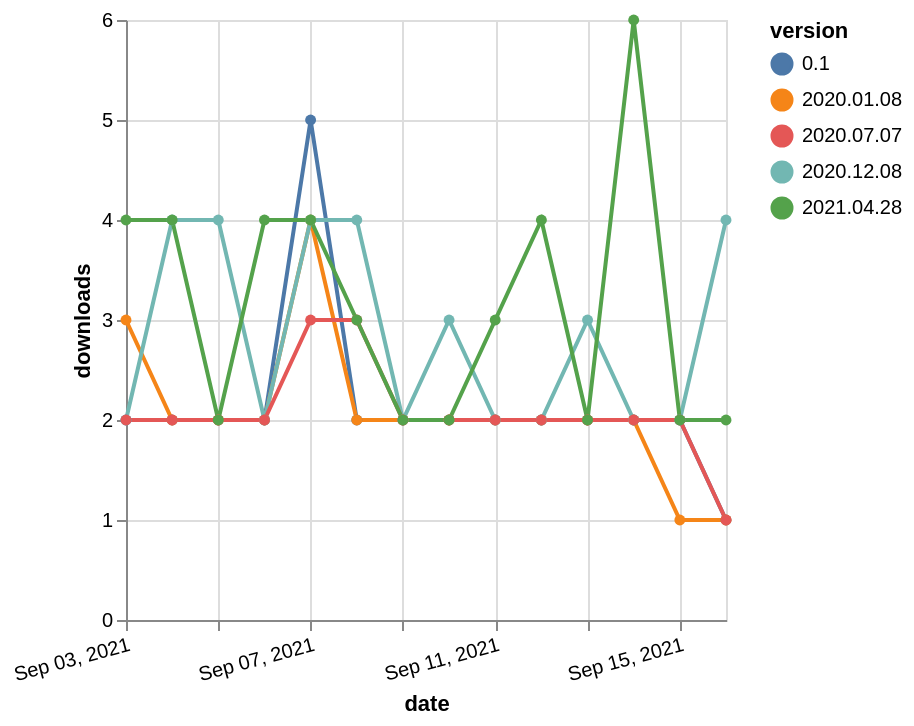

The Vega-Lite source for this figure:
### Vega-Lite specification from a JSON file in a GitHub repository (floating-point values rounded to 4 significant figures)
{"$schema": "https://vega.github.io/schema/vega-lite/v5.json", "description": "A simple bar chart with embedded data.", "data": {"values": [{"date": "2021-09-03", "total": 3972, "delta": 2, "version": "0.1"}, {"date": "2021-09-04", "total": 3974, "delta": 2, "version": "0.1"}, {"date": "2021-09-05", "total": 3976, "delta": 2, "version": "0.1"}, {"date": "2021-09-06", "total": 3978, "delta": 2, "version": "0.1"}, {"date": "2021-09-07", "total": 3983, "delta": 5, "version": "0.1"}, {"date": "2021-09-08", "total": 3985, "delta": 2, "version": "0.1"}, {"date": "2021-09-09", "total": 3987, "delta": 2, "version": "0.1"}, {"date": "2021-09-10", "total": 3989, "delta": 2, "version": "0.1"}, {"date": "2021-09-11", "total": 3991, "delta": 2, "version": "0.1"}, {"date": "2021-09-12", "total": 3993, "delta": 2, "version": "0.1"}, {"date": "2021-09-13", "total": 3995, "delta": 2, "version": "0.1"}, {"date": "2021-09-14", "total": 3997, "delta": 2, "version": "0.1"}, {"date": "2021-09-15", "total": 3999, "delta": 2, "version": "0.1"}, {"date": "2021-09-16", "total": 4000, "delta": 1, "version": "0.1"}, {"date": "2021-09-03", "total": 1050, "delta": 3, "version": "2020.01.08"}, {"date": "2021-09-04", "total": 1052, "delta": 2, "version": "2020.01.08"}, {"date": "2021-09-05", "total": 1054, "delta": 2, "version": "2020.01.08"}, {"date": "2021-09-06", "total": 1056, "delta": 2, "version": "2020.01.08"}, {"date": "2021-09-07", "total": 1060, "delta": 4, "version": "2020.01.08"}, {"date": "2021-09-08", "total": 1062, "delta": 2, "version": "2020.01.08"}, {"date": "2021-09-09", "total": 1064, "delta": 2, "version": "2020.01.08"}, {"date": "2021-09-10", "total": 1066, "delta": 2, "version": "2020.01.08"}, {"date": "2021-09-11", "total": 1068, "delta": 2, "version": "2020.01.08"}, {"date": "2021-09-12", "total": 1070, "delta": 2, "version": "2020.01.08"}, {"date": "2021-09-13", "total": 1072, "delta": 2, "version": "2020.01.08"}, {"date": "2021-09-14", "total": 1074, "delta": 2, "version": "2020.01.08"}, {"date": "2021-09-15", "total": 1075, "delta": 1, "version": "2020.01.08"}, {"date": "2021-09-16", "total": 1076, "delta": 1, "version": "2020.01.08"}, {"date": "2021-09-03", "total": 688, "delta": 2, "version": "2020.12.08"}, {"date": "2021-09-04", "total": 692, "delta": 4, "version": "2020.12.08"}, {"date": "2021-09-05", "total": 696, "delta": 4, "version": "2020.12.08"}, {"date": "2021-09-06", "total": 698, "delta": 2, "version": "2020.12.08"}, {"date": "2021-09-07", "total": 702, "delta": 4, "version": "2020.12.08"}, {"date": "2021-09-08", "total": 706, "delta": 4, "version": "2020.12.08"}, {"date": "2021-09-09", "total": 708, "delta": 2, "version": "2020.12.08"}, {"date": "2021-09-10", "total": 711, "delta": 3, "version": "2020.12.08"}, {"date": "2021-09-11", "total": 713, "delta": 2, "version": "2020.12.08"}, {"date": "2021-09-12", "total": 715, "delta": 2, "version": "2020.12.08"}, {"date": "2021-09-13", "total": 718, "delta": 3, "version": "2020.12.08"}, {"date": "2021-09-14", "total": 720, "delta": 2, "version": "2020.12.08"}, {"date": "2021-09-15", "total": 722, "delta": 2, "version": "2020.12.08"}, {"date": "2021-09-16", "total": 726, "delta": 4, "version": "2020.12.08"}, {"date": "2021-09-03", "total": 922, "delta": 2, "version": "2020.07.07"}, {"date": "2021-09-04", "total": 924, "delta": 2, "version": "2020.07.07"}, {"date": "2021-09-05", "total": 926, "delta": 2, "version": "2020.07.07"}, {"date": "2021-09-06", "total": 928, "delta": 2, "version": "2020.07.07"}, {"date": "2021-09-07", "total": 931, "delta": 3, "version": "2020.07.07"}, {"date": "2021-09-08", "total": 934, "delta": 3, "version": "2020.07.07"}, {"date": "2021-09-09", "total": 936, "delta": 2, "version": "2020.07.07"}, {"date": "2021-09-10", "total": 938, "delta": 2, "version": "2020.07.07"}, {"date": "2021-09-11", "total": 940, "delta": 2, "version": "2020.07.07"}, {"date": "2021-09-12", "total": 942, "delta": 2, "version": "2020.07.07"}, {"date": "2021-09-13", "total": 944, "delta": 2, "version": "2020.07.07"}, {"date": "2021-09-14", "total": 946, "delta": 2, "version": "2020.07.07"}, {"date": "2021-09-15", "total": 948, "delta": 2, "version": "2020.07.07"}, {"date": "2021-09-16", "total": 949, "delta": 1, "version": "2020.07.07"}, {"date": "2021-09-03", "total": 331, "delta": 4, "version": "2021.04.28"}, {"date": "2021-09-04", "total": 335, "delta": 4, "version": "2021.04.28"}, {"date": "2021-09-05", "total": 337, "delta": 2, "version": "2021.04.28"}, {"date": "2021-09-06", "total": 341, "delta": 4, "version": "2021.04.28"}, {"date": "2021-09-07", "total": 345, "delta": 4, "version": "2021.04.28"}, {"date": "2021-09-08", "total": 348, "delta": 3, "version": "2021.04.28"}, {"date": "2021-09-09", "total": 350, "delta": 2, "version": "2021.04.28"}, {"date": "2021-09-10", "total": 352, "delta": 2, "version": "2021.04.28"}, {"date": "2021-09-11", "total": 355, "delta": 3, "version": "2021.04.28"}, {"date": "2021-09-12", "total": 359, "delta": 4, "version": "2021.04.28"}, {"date": "2021-09-13", "total": 361, "delta": 2, "version": "2021.04.28"}, {"date": "2021-09-14", "total": 367, "delta": 6, "version": "2021.04.28"}, {"date": "2021-09-15", "total": 369, "delta": 2, "version": "2021.04.28"}, {"date": "2021-09-16", "total": 371, "delta": 2, "version": "2021.04.28"}]}, "width": "container", "mark": {"type": "line", "point": {"filled": true}}, "encoding": {"x": {"field": "date", "type": "temporal", "timeUnit": "yearmonthdate", "title": "date", "axis": {"labelAngle": -15}}, "y": {"field": "delta", "type": "quantitative", "title": "downloads"}, "color": {"field": "version", "type": "nominal"}, "tooltip": {"field": "delta"}}}
